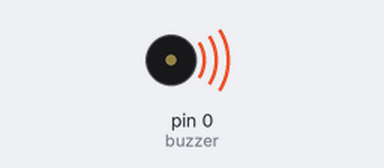
The sketch below on a simulated Arduino Uno, built with avr-gcc and run on an emulated ATmega328P. Parts: buzzer (waves = sounding).

Above: at 0.5 s.
Timing chart, 0 to 4.6 s (numbered marks = the images above):
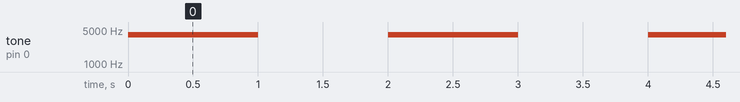

Measured:
- by itself, tone on pin 0 (buzzer): alternates 4000 Hz for 1.0 s and silent for 1.0 s

The sketch:

Buzzer_Demo.ino
```cpp
const int buzzer = 0; //buzzer to arduino pin 9


void setup(){

  pinMode(buzzer, OUTPUT); // Set buzzer - pin 0 as an output

}

void loop(){

  tone(buzzer, 4000); // Send 1KHz sound signal...
  delay(1000);        // ...for 1 sec
  noTone(buzzer);     // Stop sound...
  delay(1000);        // ...for 1sec

}
```
